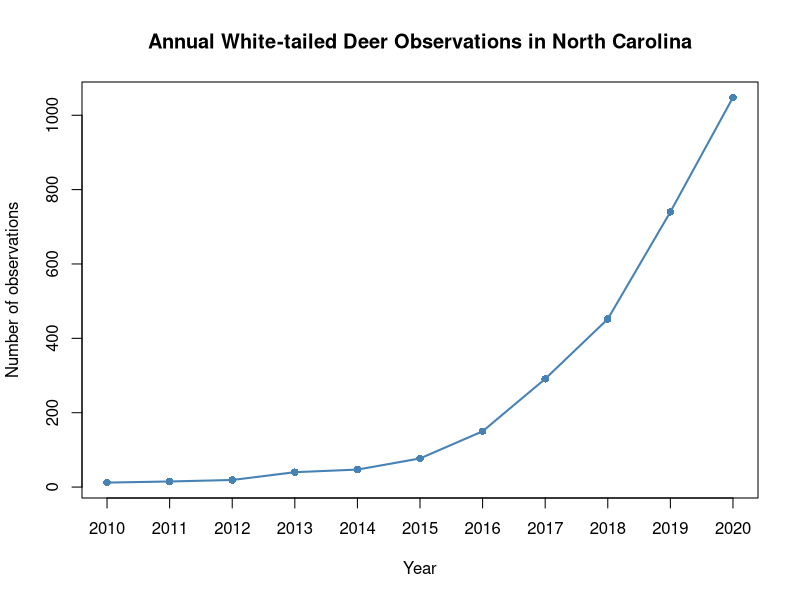

The R script that drew this image: (Note: this script raises an error after producing the figure.)
## ---- chunk 1
knitr::opts_chunk$set(echo = TRUE)
# Load the cleaned deer dataset
library(readr)
library(sf)

df_deer_clean <- read_csv(
  "data/processed/NC_Deer_Cleaned_2010_2020.csv"
)

# Check the dataset
dim(df_deer_clean)
head(df_deer_clean)
## ---- chunk 2
# Count deer observations by year
annual_counts <- as.data.frame(
  table(df_deer_clean$year)
)

# Rename columns
names(annual_counts) <- c("Year", "Observations")

# Convert year and count to numeric
annual_counts$Year <- as.integer(
  as.character(annual_counts$Year)
)

annual_counts$Observations <- as.integer(
  annual_counts$Observations
)

# View the summary table
annual_counts

## ---- chunk 3

# Figure 1: Annual white-tailed deer observations in NC

plot(
  annual_counts$Year,
  annual_counts$Observations,
  type = "o",
  pch = 16,
  col = "steelblue",
  lwd = 2,
  xlab = "Year",
  ylab = "Number of observations",
  main = "Annual White-tailed Deer Observations in North Carolina",
  xaxt = "n"
)

axis(
  1,
  at = 2010:2020,
  labels = 2010:2020
)
## ---- chunk 4
# Convert deer coordinates into spatial points
deer_sf <- st_as_sf(
  df_deer_clean,
  coords = c("longitude", "latitude"),
  crs = 4326,
  remove = FALSE
)

# Match the coordinate system of the county map
deer_sf <- st_transform(deer_sf, st_crs(nc_map))

# Assign each deer observation to a county
deer_county <- st_join(
  deer_sf,
  nc_map[, c("NAME", "GEOID")],
  join = st_within,
  left = TRUE
)

# Preview the results
head(st_drop_geometry(deer_county)[, c("id", "NAME", "GEOID")])
## ---- chunk 5
# Count deer observations by county
county_counts <- as.data.frame(
  table(deer_county$NAME)
)

# Rename columns
names(county_counts) <- c("NAME", "deer_count")

# Convert counts to numeric
county_counts$deer_count <- as.integer(county_counts$deer_count)

# Preview
head(county_counts)

# Join deer counts to county boundaries
nc_map$deer_count <- county_counts$deer_count[
  match(nc_map$NAME, county_counts$NAME)
]

# Counties with no observations should have a count of zero
nc_map$deer_count[is.na(nc_map$deer_count)] <- 0

# Figure 2: Deer observations by county
plot(
  nc_map["deer_count"],
  main = "White-tailed Deer Observations by County in NC",
  pal = colorRampPalette(c("lightblue", "darkblue")),
  key.pos = 4,
  axes = FALSE,
  reset = FALSE
)
## ---- chunk 6

# Summary table for all 100 counties
all_counties <- data.frame(
  County = nc_map$NAME,
  Observations = nc_map$deer_count
)

# Sort from highest to lowest
all_counties <- all_counties[
  order(-all_counties$Observations),
]

knitr::kable(
  all_counties,
  row.names = FALSE,
  caption = "Deer Observations by County (2010–2020)"
)

# Top 10 counties by deer observations

county_top10 <- county_counts[
  order(county_counts$deer_count, decreasing = TRUE),
][1:10, ]

# Add ranking
county_top10 <- data.frame(
  Rank = 1:10,
  County = county_top10$NAME,
  Observations = county_top10$deer_count
)

# Display as a formatted table
knitr::kable(
  county_top10,
  caption = "Top 10 NC Counties by White-tailed Deer Observations (2010–2020)",
  row.names = FALSE
)

# Horizontal bar chart for top 10 counties
par(mar = c(5, 12, 4, 2))

barplot(
  rev(county_top10$Observations),
  names.arg = rev(county_top10$County),
  horiz = TRUE,
  las = 1,
  col = "steelblue",
  cex.names = 0.8,
  xlab = "Number of observations",
  main = "Top 10 Counties by Deer Observations"
)
